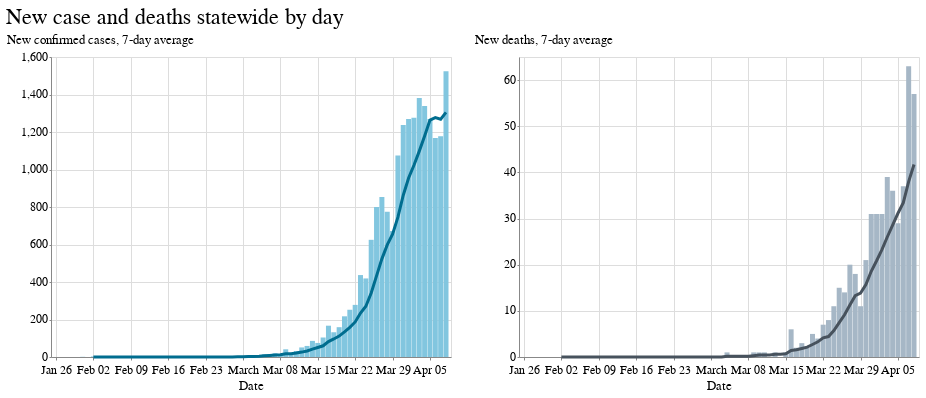

The notebook cell saved with this chart:
### Markdown cell above
Put it all together on the chart

### Code cell
# One base chart object with the data they all share
chart = alt.Chart(state_df).properties(width=400, height=300)

# The new cases bars
cases_bars = chart.mark_bar(color=lat.palette['default']).encode(
    x=alt.X("date:T", title="Date"),
    y=alt.Y("new_confirmed_cases:Q", title="New confirmed cases")
)

# The cases rolling average
cases_line = chart.mark_line(color=lat.palette['accent']).encode(
    x=alt.X("date:T", title="Date"),
    y=alt.Y("new_confirmed_cases_rolling_average:Q", title="7-day average")
)

# The new deaths bars
deaths_bars = chart.mark_bar(color=lat.palette['schemes']['ice-7'][3]).encode(
    x=alt.X("date:T", title="Date"),
    y=alt.Y("new_deaths:Q", title="New deaths")
)

# The deaths rolling average
deaths_line = chart.mark_line(color=lat.palette['schemes']['ice-7'][6]).encode(
    x=alt.X("date:T", title="Date"),
    y=alt.Y("new_deaths_rolling_average:Q", title="7-day average")
)

# Combine it all together into one paired chart
((cases_bars + cases_line) | (deaths_bars + deaths_line)).properties(
    title="New case and deaths statewide by day"
)

### Figure 1 — Vega-Lite specification as saved in the notebook (floating-point values rounded to 4 significant figures)
{"config": {"view": {"width": 800, "height": 450}, "background": "#ffffff", "title": {"anchor": "start", "font": "Benton Gothic Bold, sans", "fontColor": "#000000", "fontSize": 22, "fontWeight": "normal"}, "arc": {"fill": "#82c6df"}, "area": {"fill": "#82c6df"}, "line": {"stroke": "#82c6df", "strokeWidth": 3}, "path": {"stroke": "#82c6df"}, "rect": {"fill": "#82c6df"}, "shape": {"stroke": "#82c6df"}, "bar": {"fill": "#82c6df"}, "point": {"stroke": "#82c6df"}, "symbol": {"fill": "#82c6df", "size": 30}, "axis": {"titleFont": "Benton Gothic Bold, sans", "titleFontSize": 13, "titleFontWeight": "normal", "labelFont": "Benton Gothic, sans", "labelFontSize": 11.5, "labelFontWeight": "normal"}, "axisX": {"labelAngle": 0, "labelPadding": 4, "tickSize": 3}, "axisY": {"labelBaseline": "middle", "maxExtent": 45, "minExtent": 45, "tickSize": 2, "titleAlign": "left", "titleAngle": 0, "titleX": -45, "titleY": -11}, "legend": {"titleFont": "Benton Gothic Bold, sans", "titleFontSize": 13, "titleFontWeight": "normal", "symbolType": "square", "labelFont": "Benton Gothic, sans", "labelFontSize": 11.5}, "range": {"category": ["#3580b1", "#ec8431", "#ab7fb4", "#c89d29", "#adc839", "#829eb1"], "diverging": ["#e68a4f", "#f4bb6a", "#f9e39c", "#dadfe2", "#a6b7c6", "#849eae"], "heatmap": ["#fbf2c7", "#f9e39c", "#f8d36e", "#f4bb6a", "#e68a4f", "#d15a40", "#ab4232"], "ordinal": ["#fbf2c7", "#f9e39c", "#f8d36e", "#f4bb6a", "#e68a4f", "#d15a40", "#ab4232"], "ramp": ["#fbf2c7", "#f9e39c", "#f8d36e", "#f4bb6a", "#e68a4f", "#d15a40", "#ab4232"]}}, "hconcat": [{"layer": [{"mark": {"type": "bar", "color": "#82c6df"}, "encoding": {"x": {"type": "temporal", "field": "date", "title": "Date"}, "y": {"type": "quantitative", "field": "new_confirmed_cases", "title": "New confirmed cases"}}, "height": 300, "width": 400}, {"mark": {"type": "line", "color": "#006d8f"}, "encoding": {"x": {"type": "temporal", "field": "date", "title": "Date"}, "y": {"type": "quantitative", "field": "new_confirmed_cases_rolling_average", "title": "7-day average"}}, "height": 300, "width": 400}]}, {"layer": [{"mark": {"type": "bar", "color": "#a6b7c6"}, "encoding": {"x": {"type": "temporal", "field": "date", "title": "Date"}, "y": {"type": "quantitative", "field": "new_deaths", "title": "New deaths"}}, "height": 300, "width": 400}, {"mark": {"type": "line", "color": "#47525d"}, "encoding": {"x": {"type": "temporal", "field": "date", "title": "Date"}, "y": {"type": "quantitative", "field": "new_deaths_rolling_average", "title": "7-day average"}}, "height": 300, "width": 400}]}], "data": {"name": "data-dbe4f3a5ecd8145099e7d638dd6598e8"}, "title": "New case and deaths statewide by day", "$schema": "https://vega.github.io/schema/vega-lite/v4.8.1.json", "datasets": {"data-dbe4f3a5ecd8145099e7d638dd6598e8": [{"date": "2020-01-26", "confirmed_cases": 2, "deaths": 0, "new_confirmed_cases": null, "new_deaths": null, "new_confirmed_cases_rolling_average": null, "new_deaths_rolling_average": null}, {"date": "2020-01-27", "confirmed_cases": 2, "deaths": 0, "new_confirmed_cases": 0.0, "new_deaths": 0.0, "new_confirmed_cases_rolling_average": null, "new_deaths_rolling_average": null}, {"date": "2020-01-28", "confirmed_cases": 2, "deaths": 0, "new_confirmed_cases": 0.0, "new_deaths": 0.0, "new_confirmed_cases_rolling_average": null, "new_deaths_rolling_average": null}, {"date": "2020-01-29", "confirmed_cases": 2, "deaths": 0, "new_confirmed_cases": 0.0, "new_deaths": 0.0, "new_confirmed_cases_rolling_average": null, "new_deaths_rolling_average": null}, {"date": "2020-01-30", "confirmed_cases": 2, "deaths": 0, "new_confirmed_cases": 0.0, "new_deaths": 0.0, "new_confirmed_cases_rolling_average": null, "new_deaths_rolling_average": null}, {"date": "2020-01-31", "confirmed_cases": 3, "deaths": 0, "new_confirmed_cases": 1.0, "new_deaths": 0.0, "new_confirmed_cases_rolling_average": null, "new_deaths_rolling_average": null}, {"date": "2020-02-01", "confirmed_cases": 3, "deaths": 0, "new_confirmed_cases": 0.0, "new_deaths": 0.0, "new_confirmed_cases_rolling_average": null, "new_deaths_rolling_average": null}, {"date": "2020-02-02", "confirmed_cases": 6, "deaths": 0, "new_confirmed_cases": 3.0, "new_deaths": 0.0, "new_confirmed_cases_rolling_average": 0.5714, "new_deaths_rolling_average": 0.0}, {"date": "2020-02-03", "confirmed_cases": 6, "deaths": 0, "new_confirmed_cases": 0.0, "new_deaths": 0.0, "new_confirmed_cases_rolling_average": 0.5714, "new_deaths_rolling_average": 0.0}, {"date": "2020-02-04", "confirmed_cases": 6, "deaths": 0, "new_confirmed_cases": 0.0, "new_deaths": 0.0, "new_confirmed_cases_rolling_average": 0.5714, "new_deaths_rolling_average": 0.0}, {"date": "2020-02-05", "confirmed_cases": 6, "deaths": 0, "new_confirmed_cases": 0.0, "new_deaths": 0.0, "new_confirmed_cases_rolling_average": 0.5714, "new_deaths_rolling_average": 0.0}, {"date": "2020-02-06", "confirmed_cases": 6, "deaths": 0, "new_confirmed_cases": 0.0, "new_deaths": 0.0, "new_confirmed_cases_rolling_average": 0.5714, "new_deaths_rolling_average": 0.0}, {"date": "2020-02-07", "confirmed_cases": 6, "deaths": 0, "new_confirmed_cases": 0.0, "new_deaths": 0.0, "new_confirmed_cases_rolling_average": 0.4286, "new_deaths_rolling_average": 0.0}, {"date": "2020-02-08", "confirmed_cases": 6, "deaths": 0, "new_confirmed_cases": 0.0, "new_deaths": 0.0, "new_confirmed_cases_rolling_average": 0.4286, "new_deaths_rolling_average": 0.0}, {"date": "2020-02-09", "confirmed_cases": 6, "deaths": 0, "new_confirmed_cases": 0.0, "new_deaths": 0.0, "new_confirmed_cases_rolling_average": 0.0, "new_deaths_rolling_average": 0.0}, {"date": "2020-02-10", "confirmed_cases": 6, "deaths": 0, "new_confirmed_cases": 0.0, "new_deaths": 0.0, "new_confirmed_cases_rolling_average": 0.0, "new_deaths_rolling_average": 0.0}, {"date": "2020-02-11", "confirmed_cases": 6, "deaths": 0, "new_confirmed_cases": 0.0, "new_deaths": 0.0, "new_confirmed_cases_rolling_average": 0.0, "new_deaths_rolling_average": 0.0}, {"date": "2020-02-12", "confirmed_cases": 6, "deaths": 0, "new_confirmed_cases": 0.0, "new_deaths": 0.0, "new_confirmed_cases_rolling_average": 0.0, "new_deaths_rolling_average": 0.0}, {"date": "2020-02-13", "confirmed_cases": 6, "deaths": 0, "new_confirmed_cases": 0.0, "new_deaths": 0.0, "new_confirmed_cases_rolling_average": 0.0, "new_deaths_rolling_average": 0.0}, {"date": "2020-02-14", "confirmed_cases": 6, "deaths": 0, "new_confirmed_cases": 0.0, "new_deaths": 0.0, "new_confirmed_cases_rolling_average": 0.0, "new_deaths_rolling_average": 0.0}, {"date": "2020-02-15", "confirmed_cases": 6, "deaths": 0, "new_confirmed_cases": 0.0, "new_deaths": 0.0, "new_confirmed_cases_rolling_average": 0.0, "new_deaths_rolling_average": 0.0}, {"date": "2020-02-16", "confirmed_cases": 6, "deaths": 0, "new_confirmed_cases": 0.0, "new_deaths": 0.0, "new_confirmed_cases_rolling_average": 0.0, "new_deaths_rolling_average": 0.0}, {"date": "2020-02-17", "confirmed_cases": 6, "deaths": 0, "new_confirmed_cases": 0.0, "new_deaths": 0.0, "new_confirmed_cases_rolling_average": 0.0, "new_deaths_rolling_average": 0.0}, {"date": "2020-02-18", "confirmed_cases": 6, "deaths": 0, "new_confirmed_cases": 0.0, "new_deaths": 0.0, "new_confirmed_cases_rolling_average": 0.0, "new_deaths_rolling_average": 0.0}, {"date": "2020-02-19", "confirmed_cases": 6, "deaths": 0, "new_confirmed_cases": 0.0, "new_deaths": 0.0, "new_confirmed_cases_rolling_average": 0.0, "new_deaths_rolling_average": 0.0}, {"date": "2020-02-20", "confirmed_cases": 7, "deaths": 0, "new_confirmed_cases": 1.0, "new_deaths": 0.0, "new_confirmed_cases_rolling_average": 0.1429, "new_deaths_rolling_average": 0.0}, {"date": "2020-02-21", "confirmed_cases": 8, "deaths": 0, "new_confirmed_cases": 1.0, "new_deaths": 0.0, "new_confirmed_cases_rolling_average": 0.2857, "new_deaths_rolling_average": 0.0}, {"date": "2020-02-22", "confirmed_cases": 8, "deaths": 0, "new_confirmed_cases": 0.0, "new_deaths": 0.0, "new_confirmed_cases_rolling_average": 0.2857, "new_deaths_rolling_average": 0.0}, {"date": "2020-02-23", "confirmed_cases": 8, "deaths": 0, "new_confirmed_cases": 0.0, "new_deaths": 0.0, "new_confirmed_cases_rolling_average": 0.2857, "new_deaths_rolling_average": 0.0}, {"date": "2020-02-24", "confirmed_cases": 8, "deaths": 0, "new_confirmed_cases": 0.0, "new_deaths": 0.0, "new_confirmed_cases_rolling_average": 0.2857, "new_deaths_rolling_average": 0.0}, {"date": "2020-02-25", "confirmed_cases": 8, "deaths": 0, "new_confirmed_cases": 0.0, "new_deaths": 0.0, "new_confirmed_cases_rolling_average": 0.2857, "new_deaths_rolling_average": 0.0}, {"date": "2020-02-26", "confirmed_cases": 9, "deaths": 0, "new_confirmed_cases": 1.0, "new_deaths": 0.0, "new_confirmed_cases_rolling_average": 0.4286, "new_deaths_rolling_average": 0.0}, {"date": "2020-02-27", "confirmed_cases": 9, "deaths": 0, "new_confirmed_cases": 0.0, "new_deaths": 0.0, "new_confirmed_cases_rolling_average": 0.2857, "new_deaths_rolling_average": 0.0}, {"date": "2020-02-28", "confirmed_cases": 11, "deaths": 0, "new_confirmed_cases": 2.0, "new_deaths": 0.0, "new_confirmed_cases_rolling_average": 0.4286, "new_deaths_rolling_average": 0.0}, {"date": "2020-02-29", "confirmed_cases": 13, "deaths": 0, "new_confirmed_cases": 2.0, "new_deaths": 0.0, "new_confirmed_cases_rolling_average": 0.7143, "new_deaths_rolling_average": 0.0}, {"date": "2020-03-01", "confirmed_cases": 18, "deaths": 0, "new_confirmed_cases": 5.0, "new_deaths": 0.0, "new_confirmed_cases_rolling_average": 1.429, "new_deaths_rolling_average": 0.0}, {"date": "2020-03-02", "confirmed_cases": 23, "deaths": 0, "new_confirmed_cases": 5.0, "new_deaths": 0.0, "new_confirmed_cases_rolling_average": 2.143, "new_deaths_rolling_average": 0.0}, {"date": "2020-03-03", "confirmed_cases": 30, "deaths": 0, "new_confirmed_cases": 7.0, "new_deaths": 0.0, "new_confirmed_cases_rolling_average": 3.143, "new_deaths_rolling_average": 0.0}, {"date": "2020-03-04", "confirmed_cases": 40, "deaths": 1, "new_confirmed_cases": 10.0, "new_deaths": 1.0, "new_confirmed_cases_rolling_average": 4.429, "new_deaths_rolling_average": 0.1429}, {"date": "2020-03-05", "confirmed_cases": 54, "deaths": 1, "new_confirmed_cases": 14.0, "new_deaths": 0.0, "new_confirmed_cases_rolling_average": 6.429, "new_deaths_rolling_average": 0.1429}, {"date": "2020-03-06", "confirmed_cases": 70, "deaths": 1, "new_confirmed_cases": 16.0, "new_deaths": 0.0, "new_confirmed_cases_rolling_average": 8.429, "new_deaths_rolling_average": 0.1429}, {"date": "2020-03-07", "confirmed_cases": 90, "deaths": 1, "new_confirmed_cases": 20.0, "new_deaths": 0.0, "new_confirmed_cases_rolling_average": 11.0, "new_deaths_rolling_average": 0.1429}, {"date": "2020-03-08", "confirmed_cases": 102, "deaths": 1, "new_confirmed_cases": 12.0, "new_deaths": 0.0, "new_confirmed_cases_rolling_average": 12.0, "new_deaths_rolling_average": 0.1429}, {"date": "2020-03-09", "confirmed_cases": 143, "deaths": 2, "new_confirmed_cases": 41.0, "new_deaths": 1.0, "new_confirmed_cases_rolling_average": 17.14, "new_deaths_rolling_average": 0.2857}, {"date": "2020-03-10", "confirmed_cases": 154, "deaths": 3, "new_confirmed_cases": 11.0, "new_deaths": 1.0, "new_confirmed_cases_rolling_average": 17.71, "new_deaths_rolling_average": 0.4286}, {"date": "2020-03-11", "confirmed_cases": 186, "deaths": 4, "new_confirmed_cases": 32.0, "new_deaths": 1.0, "new_confirmed_cases_rolling_average": 20.86, "new_deaths_rolling_average": 0.4286}, {"date": "2020-03-12", "confirmed_cases": 237, "deaths": 4, "new_confirmed_cases": 51.0, "new_deaths": 0.0, "new_confirmed_cases_rolling_average": 26.14, "new_deaths_rolling_average": 0.4286}, {"date": "2020-03-13", "confirmed_cases": 296, "deaths": 5, "new_confirmed_cases": 59.0, "new_deaths": 1.0, "new_confirmed_cases_rolling_average": 32.29, "new_deaths_rolling_average": 0.5714}, {"date": "2020-03-14", "confirmed_cases": 382, "deaths": 5, "new_confirmed_cases": 86.0, "new_deaths": 0.0, "new_confirmed_cases_rolling_average": 41.71, "new_deaths_rolling_average": 0.5714}, {"date": "2020-03-15", "confirmed_cases": 457, "deaths": 6, "new_confirmed_cases": 75.0, "new_deaths": 1.0, "new_confirmed_cases_rolling_average": 50.71, "new_deaths_rolling_average": 0.7143}, {"date": "2020-03-16", "confirmed_cases": 561, "deaths": 12, "new_confirmed_cases": 104.0, "new_deaths": 6.0, "new_confirmed_cases_rolling_average": 59.71, "new_deaths_rolling_average": 1.429}, {"date": "2020-03-17", "confirmed_cases": 728, "deaths": 14, "new_confirmed_cases": 167.0, "new_deaths": 2.0, "new_confirmed_cases_rolling_average": 82.0, "new_deaths_rolling_average": 1.571}, {"date": "2020-03-18", "confirmed_cases": 860, "deaths": 17, "new_confirmed_cases": 132.0, "new_deaths": 3.0, "new_confirmed_cases_rolling_average": 96.29, "new_deaths_rolling_average": 1.857}, {"date": "2020-03-19", "confirmed_cases": 1019, "deaths": 19, "new_confirmed_cases": 159.0, "new_deaths": 2.0, "new_confirmed_cases_rolling_average": 111.7, "new_deaths_rolling_average": 2.143}, {"date": "2020-03-20", "confirmed_cases": 1236, "deaths": 24, "new_confirmed_cases": 217.0, "new_deaths": 5.0, "new_confirmed_cases_rolling_average": 134.3, "new_deaths_rolling_average": 2.714}, {"date": "2020-03-21", "confirmed_cases": 1488, "deaths": 28, "new_confirmed_cases": 252.0, "new_deaths": 4.0, "new_confirmed_cases_rolling_average": 158.0, "new_deaths_rolling_average": 3.286}, {"date": "2020-03-22", "confirmed_cases": 1766, "deaths": 35, "new_confirmed_cases": 278.0, "new_deaths": 7.0, "new_confirmed_cases_rolling_average": 187.0, "new_deaths_rolling_average": 4.143}, {"date": "2020-03-23", "confirmed_cases": 2203, "deaths": 43, "new_confirmed_cases": 437.0, "new_deaths": 8.0, "new_confirmed_cases_rolling_average": 234.6, "new_deaths_rolling_average": 4.429}, {"date": "2020-03-24", "confirmed_cases": 2622, "deaths": 54, "new_confirmed_cases": 419.0, "new_deaths": 11.0, "new_confirmed_cases_rolling_average": 270.6, "new_deaths_rolling_average": 5.714}, {"date": "2020-03-25", "confirmed_cases": 3247, "deaths": 69, "new_confirmed_cases": 625.0, "new_deaths": 15.0, "new_confirmed_cases_rolling_average": 341.0, "new_deaths_rolling_average": 7.429}, {"date": "2020-03-26", "confirmed_cases": 4047, "deaths": 83, "new_confirmed_cases": 800.0, "new_deaths": 14.0, "new_confirmed_cases_rolling_average": 432.6, "new_deaths_rolling_average": 9.143}, {"date": "2020-03-27", "confirmed_cases": 4900, "deaths": 103, "new_confirmed_cases": 853.0, "new_deaths": 20.0, "new_confirmed_cases_rolling_average": 523.4, "new_deaths_rolling_average": 11.29}, {"date": "2020-03-28", "confirmed_cases": 5675, "deaths": 121, "new_confirmed_cases": 775.0, "new_deaths": 18.0, "new_confirmed_cases_rolling_average": 598.1, "new_deaths_rolling_average": 13.29}, {"date": "2020-03-29", "confirmed_cases": 6347, "deaths": 132, "new_confirmed_cases": 672.0, "new_deaths": 11.0, "new_confirmed_cases_rolling_average": 654.4, "new_deaths_rolling_average": 13.86}, {"date": "2020-03-30", "confirmed_cases": 7422, "deaths": 153, "new_confirmed_cases": 1075.0, "new_deaths": 21.0, "new_confirmed_cases_rolling_average": 745.6, "new_deaths_rolling_average": 15.71}, {"date": "2020-03-31", "confirmed_cases": 8660, "deaths": 184, "new_confirmed_cases": 1238.0, "new_deaths": 31.0, "new_confirmed_cases_rolling_average": 862.6, "new_deaths_rolling_average": 18.57}, {"date": "2020-04-01", "confirmed_cases": 9929, "deaths": 215, "new_confirmed_cases": 1269.0, "new_deaths": 31.0, "new_confirmed_cases_rolling_average": 954.6, "new_deaths_rolling_average": 20.86}, {"date": "2020-04-02", "confirmed_cases": 11205, "deaths": 246, "new_confirmed_cases": 1276.0, "new_deaths": 31.0, "new_confirmed_cases_rolling_average": 1023.0, "new_deaths_rolling_average": 23.29}, {"date": "2020-04-03", "confirmed_cases": 12586, "deaths": 285, "new_confirmed_cases": 1381.0, "new_deaths": 39.0, "new_confirmed_cases_rolling_average": 1098.0, "new_deaths_rolling_average": 26.0}, {"date": "2020-04-04", "confirmed_cases": 13925, "deaths": 321, "new_confirmed_cases": 1339.0, "new_deaths": 36.0, "new_confirmed_cases_rolling_average": 1179.0, "new_deaths_rolling_average": 28.57}, {"date": "2020-04-05", "confirmed_cases": 15194, "deaths": 350, "new_confirmed_cases": 1269.0, "new_deaths": 29.0, "new_confirmed_cases_rolling_average": 1264.0, "new_deaths_rolling_average": 31.14}, {"date": "2020-04-06", "confirmed_cases": 16362, "deaths": 387, "new_confirmed_cases": 1168.0, "new_deaths": 37.0, "new_confirmed_cases_rolling_average": 1277.0, "new_deaths_rolling_average": 33.43}, {"date": "2020-04-07", "confirmed_cases": 17539, "deaths": 450, "new_confirmed_cases": 1177.0, "new_deaths": 63.0, "new_confirmed_cases_rolling_average": 1268.0, "new_deaths_rolling_average": 38.0}, {"date": "2020-04-08", "confirmed_cases": 19063, "deaths": 507, "new_confirmed_cases": 1524.0, "new_deaths": 57.0, "new_confirmed_cases_rolling_average": 1305.0, "new_deaths_rolling_average": 41.71}]}}
